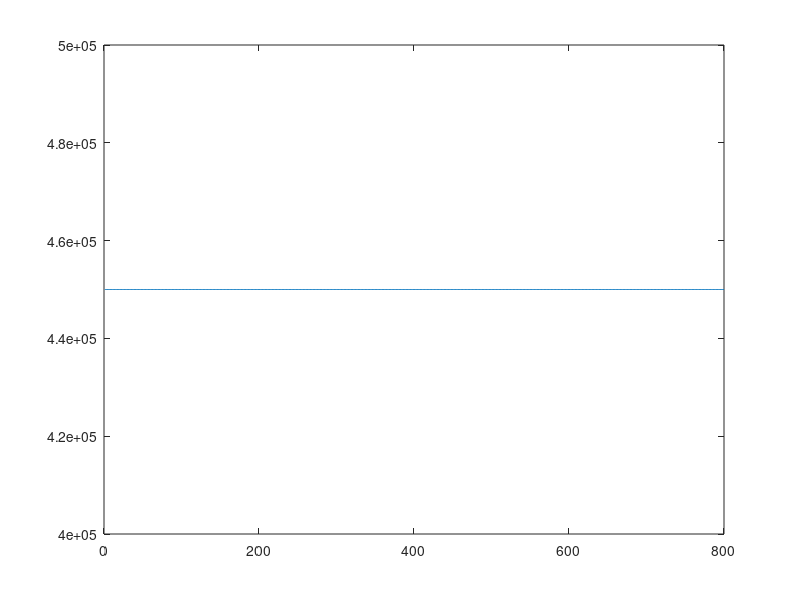

Source code (MATLAB):
clear all;
close all;
clc;

fs = 8000;     % Sampling rate
k = 1 / fs;     % Time step
L = 0.40;       % String length
rho = 7850;     % Density of steel [kg/m^3]
c = 100;         % sqrt(T / rho);% Wave speed
h = c * k;      % Grid spacing

lambdaSq = (c * k / h)^2; % Courant number squared

P = 1/2;              % Plucking position

n = floor(L / h) + 1; % Number of grid-points

%% Raised cosine input
cosWidth = round(n / 10);
raisedCos = 0.5 * (cos(pi:(2*pi)/cosWidth:3*pi) + 1);
PIdx = floor (P * n);
u = zeros(n, 1);
u(floor(n * P - cosWidth / 2 : ceil(n * P + cosWidth / 2))) = raisedCos;
uPrev = u;

%% Matrix Representation
uNext = zeros(n, 1);
Dxx = (sparse(2:n, 1:n-1, ones(1, n-1), n, n) + ...
    sparse(1:n, 1:n, -2 * ones(1, n), n, n) + ...
    sparse(1:n-1, 2:n, ones(1, n-1), n, n));
I = sparse(1:n, 1:n, ones(1, n), n, n);
B = 2 * I + lambdaSq * Dxx;

lengthSound = fs / 10;
out = zeros(lengthSound, 1);
kinEnergy = zeros(lengthSound,1);
potEnergy = zeros(lengthSound,1);


range = 2 : n - 1;
for t = 1 : lengthSound
    uNext(range) = B(range,range) * u(range) - uPrev(range);
    kinEnergy(t) = sum (1 / 2 * h * ((1 / k * (u(range) - uPrev(range))).^2));
    potEnergy(t) = sum (c^2 / 2 * 1 / h * ...
        (u(range + 1) - u(range)) .* (uPrev(range + 1) - uPrev(range)));
    out(t) = uNext(PIdx);

    uPrev = u;
    u = uNext;
end
totEnergy = kinEnergy + potEnergy;
plot(totEnergy);
 
% %% For-loop representation
% potEnergy = zeros(lengthSound, 1);
% kinEnergy = zeros(lengthSound, 1);
% 
% for t = 1 : lengthSound
%     for l = 2 : length(u) - 1
%         uNext(l) = 2 * (1 - lambdaSq) * u(l) + lambdaSq * (u(l - 1) + u(l + 1)) - uPrev(l);
%         kinEnergy(t) = kinEnergy(t) + 1 / 2 * h * ((1/ k * (u(l) - uPrev(l)))^2);
%         potEnergy(t) = potEnergy(t) + c^2 / 2 * 1 / h * ...
%             (u(l+1) - u(l)) * (uPrev(l + 1) - uPrev(l));
%     end
%     uPrev = u;
%     u = uNext;
% 
%     out(t) = uNext(PIdx);
% end
% 
% totEnergy = kinEnergy + potEnergy;